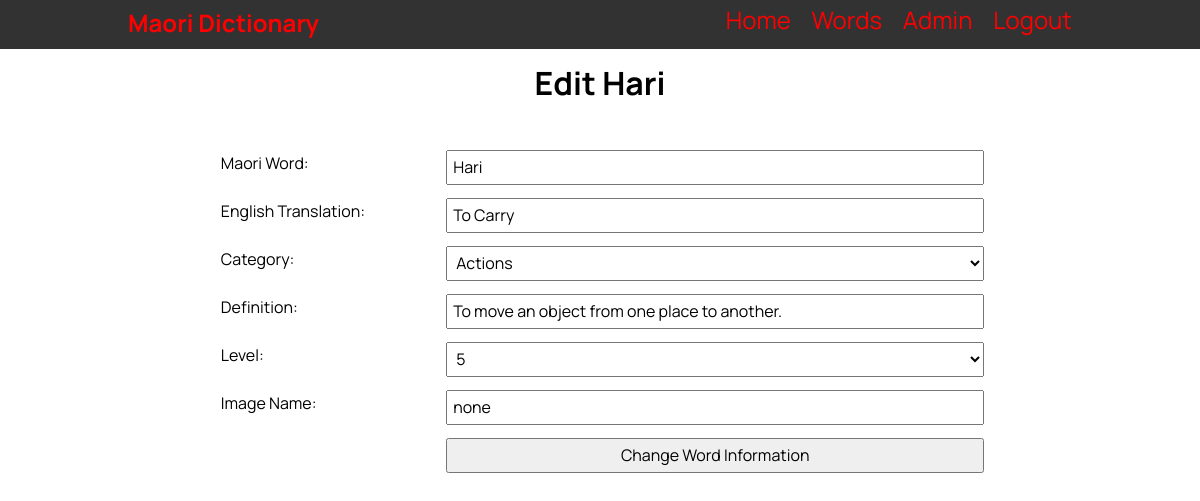
The page /individual_word/edit/3 (signed in) on the database its author committed.
### tables this page shows
CREATE TABLE "vocab_list"
(
    id                  integer
        constraint vocab_list_pk
            primary key autoincrement,
    maori_word          varchar(30),
    english_translation varchar(30),
    category            varchar(30),
    definition          varchar(100),
    level               integer,
    last_edited_time    date,
    last_edited_user    varchar(60)
, image_name varchar(30));

### app.py (the view, shortened to what this page needs)
@app.route('/individual_word/edit/<word_id>', methods=['POST', 'GET'])
def render_edit_word_information(word_id):
    if not is_admin():
        return redirect('/individual_word/' + word_id)
    con = create_connection(DATABASE)
    cur = con.cursor()
    query = "SELECT * FROM vocab_list WHERE id = ?"
    cur.execute(query, (word_id,))
    word_info = cur.fetchall()
    query = "SELECT * FROM category"
    cur.execute(query)
    categories = cur.fetchall()
    query = "SELECT * FROM level"
    cur.execute(query)
    level_list = cur.fetchall()
    con.close()
    word_info = word_info[0]
    word_info = reformat_word_info(word_info)
    category_list = reformat_category_list(categories)
    return render_template('edit_word_information.html', page_name='Edit Word ' + word_id, logged_in=is_logged_in(),
                           admin=is_admin(), word_information=word_info, category_list=category_list,
                           level_list=level_list)

### app.py (called while the page is built)
def create_connection(db_file):
    try:
        connection = sqlite3.connect(db_file)
        return connection
    except Error as e:
        print(e)
    return None

def is_logged_in():
    if session.get('email') is None:
        return False
    else:
        return True

def is_admin():
    if is_logged_in():
        if session.get('role') == "Teacher" or session.get('role') == "Admin":
            return True
        else:
            return False
    else:
        return False

def reformat_word_info(word):
    word_info = (word[0], str(word[1]).title(), str(word[2]).title(), str(word[3]).title(), str(word[4]).capitalize(),
                 word[5], word[6], word[7], word[8])
    return word_info

def reformat_category_list(categories):
    category_list = []
    for category in categories:
        category = (category[0], str(category[1]).title())
        category_list.append(category)
    return category_list

### templates/edit_word_information.html (shortened to what this page needs)
{% extends "base.html" %}
{% block pageheading %}Edit {{ word_information[1] }}{% endblock %}
{% block main %}
<form class="my-form" method="POST">
  <div class="form-group">
    <div class="form-label">Maori Word:</div>
    <div class="form-element"><input type="text" name="maori_word" id="maori_word" value="{{ word_information[1] }}" required></div>
  </div>
  <div class="form-group">
    <div class="form-label">English Translation:</div>
    <div class="form-element"><input type="text" name="english_translation" id="english_translation" value="{{ word_information[2] }}" required></div>
  </div>
  <div class="form-group">
    <div class="form-label">Category:</div>
    <div class="form-element">
      <select id="category" name="category">
        {% for category in category_list %}
          {% if category[1] == word_information[3] %}
            <option selected="selected">{{ category[1] }}</option>
          {% else %}
            <option>{{ category[1] }}</option>
          {% endif %}
        {% endfor %}
      </select>
    </div>
  </div>
  <div class="form-group">
    <div class="form-label">Definition:</div>
    <div class="form-element"><input type="text" name="definition" id="definition" value="{{ word_information[4] }}" required></div>
  </div>
  <div class="form-group">
    <div class="form-label">Level:</div>
    <div class="form-element">
      <select id="level" name="level">
        {% for level in level_list %}
          {% if level[1] == word_information[5] %}
            <option selected="selected">{{ level[1] }}</option>
          {% else %}
            <option>{{ level[1] }}</option>
          {% endif %}
        {% endfor %}
      </select>
    </div>
  </div>
  <div class="form-group">
    <div class="form-label">Image Name:</div>
    <div class="form-element"><input type="text" name="image_name" id="image_name" value="{{ word_information[8] }}"></div>
  </div>
  <div class="form-group">
    <div class="form-label"></div>
    <div class="form-element"><input type="submit" value="Change Word Information"></div>
  </div>
</form>
{% endblock %}

### static/MDW.css (style rules this page uses)
* { font-family: 'Manrope', sans-serif; padding: 0; margin: 0; box-sizing: border-box; }
body { background-color: rgb(255, 255, 255); }
.my-form { width: 80%; padding-bottom: 1rem; margin: auto auto 20px; display: block; }
.form-group { padding-top: 3rem; }
.form-label { width: 30%; float: left; padding: 0.3rem; }
.form-element { width: 70%; float: left; }
.form-group input, .form-group select { padding: 0.3rem; width: 100%; height: 35px; }

### rows shown on the page
vocab_list: maori_word "Hari", english_translation "To Carry", category "Actions", definition "To move an object from one place to another.", image_name "none"

### other values the page prints
form field level "5"
